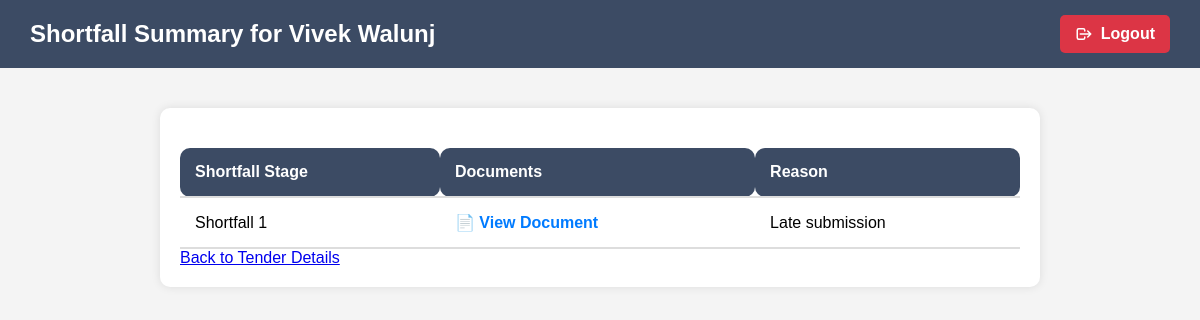
/shortfall_details/13/1/ (signed in), run on the app's committed database.
### tenders/models.py (models this page shows, shortened)
class Vendor(models.Model):
    name = models.CharField(max_length=200)
    tender = models.ForeignKey(Tender, on_delete=models.CASCADE, related_name="vendors")

class ShortfallDocument(models.Model):
    SHORTFALL_CHOICES = [
        (1, 'Shortfall 1'),
        (2, 'Shortfall 2'),
        (3, 'Shortfall 3'),
    ]
    vendor = models.ForeignKey('Vendor', on_delete=models.CASCADE, related_name="shortfall_documents")
    file = models.FileField(upload_to="shortfall_documents/")
    uploaded_at = models.DateTimeField(auto_now_add=True)
    reason = models.TextField(blank=True, help_text="Reason for document shortfall",null=True)
    shortfall_stage = models.IntegerField(choices=SHORTFALL_CHOICES, default=1)

### tenders/views.py (the view)
# urls.py: path("shortfall_details/<int:vendor_id>/<int:stage>/", shortfall_details, name="shortfall_details"),
@login_required
def shortfall_details(request, vendor_id, stage):
    vendor = get_object_or_404(Vendor, id=vendor_id)
    shortfall_documents = vendor.shortfall_documents.filter(shortfall_stage=stage)
    return render(request, "tenders/shortfall_details.html", {
        "vendor": vendor,
        "shortfall_documents": shortfall_documents,
        "stage": stage,
    })

### tenders/templates/tenders/shortfall_details.html (shortened to what this page needs)
<!DOCTYPE html>
<html lang="en">
<head>
</head>
<body>
    <div class="top-bar">
        <h2>Shortfall Summary for {{ vendor.name }}</h2>
        <a href="{% url 'logout' %}" class="logout-btn">
            <svg xmlns="http://www.w3.org/2000/svg" fill="none" viewBox="0 0 24 24" stroke="currentColor">
                <path stroke-linecap="round" stroke-linejoin="round" stroke-width="2" d="M17 16l4-4m0 0l-4-4m4 4H7m6 4v1a2 2 0 01-2 2H5a2 2 0 01-2-2V7a2 2 0 012-2h6a2 2 0 012 2v1" />
            </svg>
            Logout
        </a>
    </div>
    <div class="container">
        <table>
            <thead>
                <tr>
                    <th>Shortfall Stage</th>
                    <th>Documents</th>
                    <th>Reason</th>
                </tr>
            </thead>
            <tbody>
                {% for shortfall in shortfall_documents %}
                <tr>
                    <td>Shortfall {{ shortfall.shortfall_stage }}</td>
                    <td>
                        <a href="{{ shortfall.file.url }}" target="_blank">📄 View Document</a>
                    </td>
                    <td>{{ shortfall.reason }}</td>
                </tr>
                {% empty %}
                <tr>
                    <td colspan="3" style="text-align: center;">No shortfall documents available.</td>
                </tr>
                {% endfor %}
            </tbody>
        </table>
        <a href="{% url 'tender_details' vendor.tender.id %}">Back to Tender Details</a>
    </div>
</body>
</html>

### tenders/templates/tenders/shortfall_details.html (style rules this page uses)
body { font-family: Arial, sans-serif; background-color: #f4f4f4; margin: 0; padding: 0; }
.top-bar { background-color: #3c4b64; color: white; padding: 15px 30px; display: flex; justify-content: space-between; align-items: center; }
.top-bar h2 { margin: 0; font-size: 24px; }
.logout-btn { display: flex; align-items: center; text-decoration: none; color: white; background-color: #DC3545; padding: 10px 15px; border-radius: 5px; font-weight: bold; transition: background-color 0.3s ease; }
.logout-btn svg { margin-right: 8px; width: 18px; height: 18px; }
.container { width: 70%; margin: 40px auto; background: white; padding: 20px; border-radius: 10px; box-shadow: 0px 0px 10px rgba(0, 0, 0, 0.1); text-align: left; }
table { width: 100%; border-collapse: collapse; margin-top: 20px; }
th, td { padding: 15px; border-bottom: 2px solid #ddd; text-align: left; }
th { background: #3c4b64; color: white; border-radius: 10px; }
td a { text-decoration: none; color: #007BFF; font-weight: bold; }

### data on the page
Vendor: name "Vivek Walunj"
ShortfallDocument: shortfall_stage "1", reason "Late submission"
